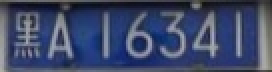
#> input picture opencv_char_seperator/35652.jpg, 136 x 36 px (shown 2 times larger)
$ python plate_char_seperate.py
#> lines starting #> are read from the running program, lines starting #| are printed output that depends on the picture; after the words box and inside, x2 and y2 are one past the last pixel; in counts of white or black regions, pixels touching at a corner belong together
#> further down, image1 is the input picture: shape (36, 136, 3); mean B, G, R 104.6, 72.7, 61.9
import cv2
import numpy as np
import random
import matplotlib.pyplot as plt
from PIL import Image
# 图像反色
def image_opposite(image1_1):
    h, w = image1_1.shape
    image1_2 = image1_1.copy()
    for i in range(h):
        for j in range(w):
            image1_2[i, j] = 255 - image1_2[i, j]
    return image1_2

# 灰度化
def image2gray(img):
    # 获取图像高度和宽度
    height = img.shape[0]
#> height = 36
    width = img.shape[1]
#> width = 136
    # 创建一幅图像
    grayimg = np.zeros((height, width), np.uint8)
    # 图像最大值灰度处理
    for i in range(height):
        for j in range(width):
            # 获取图像R G B最大值
            gray = max(img[i, j][0], img[i, j][1], img[i, j][2])
        # 灰度图像素赋值 gray=max(R,G,B)
            grayimg[i, j] = np.uint8(gray)
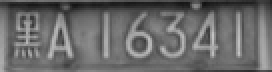
#> grayimg: shape (36, 136) (shown 2 times larger); min 17, max 196, mean 104.9
    return grayimg
# 读取原图片
image1 = cv2.imread("35652.jpg")
cv2.imshow("image1", image1)
cv2.waitKey(0)
cv2.destroyWindow('image1')
# 灰度化处理
# image1_1 = cv2.cvtColor(image1, cv2.COLOR_BGR2GRAY)
image1_1 = image2gray(image1)
print(image1_1.shape)
#| (36, 136)
offset_X = 3
offset_Y = 5
# 切片提取内嵌区域
image1_1 = image1_1[offset_Y:-offset_Y, offset_X:-offset_X]
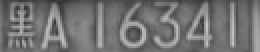
#> image1_1: shape (26, 130) (shown 2 times larger); min 49, max 196, mean 113.6
cv2.imshow("image1_1", image1_1)
cv2.waitKey(0)
cv2.destroyWindow('image1_1')
# 图像反色
image1_2 = image_opposite(image1_1)
#> after the loop in image_opposite, `for i in range(h):`:
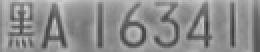
#> image1_2: shape (26, 130) (shown 2 times larger); min 59, max 206, mean 141.4
cv2.imshow('image1_2', image1_2)
cv2.waitKey(0)
cv2.destroyWindow('image1_2')
# 图像二值化
#ret, image2 = cv2.threshold(image1_1,100,255, cv2.THRESH_BINARY)
image2 = cv2.adaptiveThreshold(image1_1,255,cv2.ADAPTIVE_THRESH_GAUSSIAN_C,cv2.THRESH_BINARY,15,15)
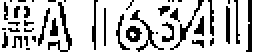
#> image2: shape (26, 130) (shown 2 times larger); 77.6% white; black in thin lines or dots
image2 = image_opposite(image2)
#> after the loop in image_opposite (call 2), `for i in range(h):`: image1_2: shape (26, 130); 22.4% white in thin lines or dots
# kernel = cv2.getStructuringElement(cv2.MORPH_RECT, (2,2))  # 矩形结构
# image2 = cv2.dilate(image2, kernel)
cv2.imshow('image2', image2)
cv2.waitKey(0)
cv2.destroyWindow('image2')

# 水平投影
h1, w1= image2.shape  # 返回高和宽
#> h1 = 26; w1 = 130
image3 = image2.copy()
a = [0 for z in range(0, h1)]  # 初始化一个长度为w的数组，用于记录每一行的黑点个数
#> a = 26 values from 0 to 0
# 记录每一行的波峰
for j in range(0, h1):
    for i in range(0, w1):
        if image3[j, i] == 0:
            a[j] += 1
            image3[j, i] = 255
#> image3: shape (26, 130); every value is 255

for j in range(0, h1):
    for i in range(0, a[j]):
        image3[j, i] = 0
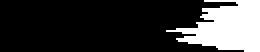
#> image3: shape (26, 130) (shown 2 times larger); 22.4% white; 1 white region, box (x1, y1, x2, y2) and area: (83, 0, 130, 26) 756
cv2.waitKey(0)
plt.imshow(image3, cmap=plt.gray())  # 灰度图正确的表示方法
plt.show()
cv2.imshow('image3', image3)
cv2.waitKey(0)
# 垂直投影
image4 = image2.copy()
#> (the run stopped early here; a loop or call above may not have finished)

$ run again, with opencv_char_seperator/1275.jpg copied over opencv_char_seperator/35652.jpg
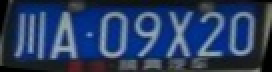
#> input picture opencv_char_seperator/1275.jpg, 136 x 36 px (shown 2 times larger)
#> image1 is the input picture: shape (36, 136, 3); mean B, G, R 98, 61.8, 42.2
#| (36, 136)
#> `image2 = cv2.adaptiveThreshold(image1_1,255,cv2.ADAPTIVE_THRESH_GAUSSI..`:
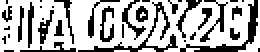
#> image2: shape (26, 130) (shown 2 times larger); 69.2% white; black in thin lines or dots
#> after the loop `for j in range(0, h1):`:
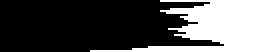
#> image3: shape (26, 130) (shown 2 times larger); 30.8% white; 1 white region, box (x1, y1, x2, y2) and area: (45, 0, 130, 26) 1042

$ run again, with opencv_char_seperator/32.jpg copied over opencv_char_seperator/35652.jpg
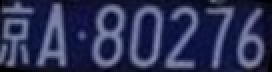
#> input picture opencv_char_seperator/32.jpg, 136 x 36 px (shown 2 times larger)
#> image1 is the input picture: shape (36, 136, 3); mean B, G, R 86, 50.1, 45.6
#| (36, 136)
#> `image2 = cv2.adaptiveThreshold(image1_1,255,cv2.ADAPTIVE_THRESH_GAUSSI..`:
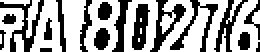
#> image2: shape (26, 130) (shown 2 times larger); 62.6% white; 17 black regions (3 under 20 px), largest, box (x1, y1, x2, y2) and area: (0, 0, 22, 26) 169, (75, 0, 93, 26) 152, (85, 0, 109, 26) 145
#> after the loop `for j in range(0, h1):`:
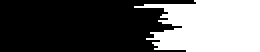
#> image3: shape (26, 130) (shown 2 times larger); 37.4% white; 1 white region, box (x1, y1, x2, y2) and area: (67, 0, 130, 26) 1263
